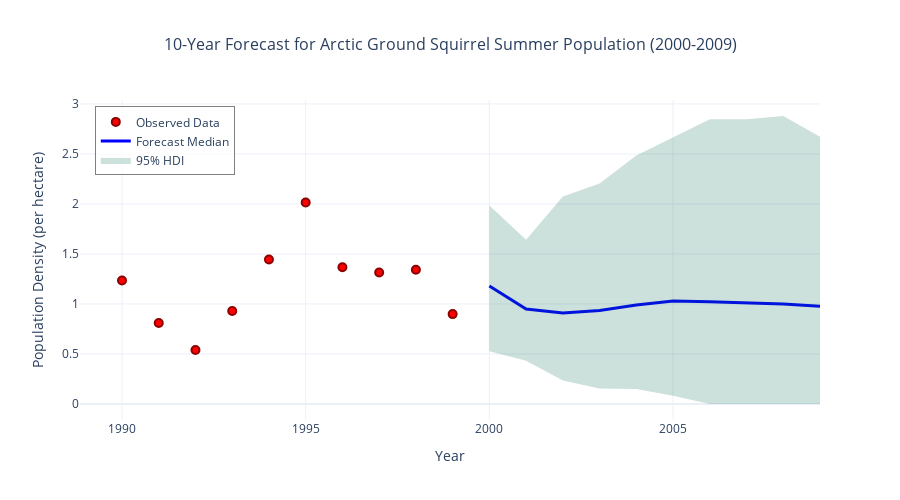

Write notebook code for a chart like this one.
### Markdown cell above
Let's take a look at the projections:

### Code cell
ar2_forecast_samples = ar2_forecast_trace.posterior_predictive['y'].stack(sample=("chain", "draw"))
ar2_forecast_median = ar2_forecast_samples.median(dim='sample').values
ar2_forecast_lower = np.zeros(n_forecast)
ar2_forecast_upper = np.zeros(n_forecast)
ar2_forecast_values = ar2_forecast_samples.values[-n_forecast:]

for t in range(n_forecast):
    hdi = az.hdi(ar2_forecast_values[t], hdi_prob=0.95)
    ar2_forecast_lower[t] = hdi[0]
    ar2_forecast_upper[t] = hdi[1]

actual_future = (squirrel_data
    .filter((pl.col('Year') >= 2000) & (pl.col('Year') <= 2009) & (pl.col('Season') == 'Summer'))
    .sort('Year')
)
actual_years = actual_future['Year'].to_numpy()
actual_density = actual_future['Average_per_ha'].to_numpy()

go.Figure().add_trace(go.Scatter(
    x=years,
    y=squirrel_density,
    mode='markers',
    name='Observed Data',
    marker=dict(
        size=8,
        color='red',
        symbol='circle',
        line=dict(width=2, color='darkred')
    )
)).add_trace(go.Scatter(
    x=forecast_years,
    y=ar2_forecast_median[-n_forecast:],
    mode='lines',
    name='Forecast Median',
    line=dict(color='blue', width=3)
)).add_trace(go.Scatter(
    x=np.concatenate([forecast_years, forecast_years[::-1]]),
    y=np.concatenate([ar2_forecast_upper, ar2_forecast_lower[::-1]]),
    fill='toself',
    fillcolor='rgba(0, 100, 80, 0.2)',
    line=dict(color='rgba(255,255,255,0)'),
    name='95% HDI',
    showlegend=True
)).update_layout(
    title=dict(
        text='10-Year Forecast for Arctic Ground Squirrel Summer Population (2000-2009)',
        x=0.5,
        font=dict(size=16)
    ),
    xaxis_title='Year',
    yaxis_title='Population Density (per hectare)',
    width=900,
    height=500,
    template='plotly_white',
    legend=dict(
        x=0.02,
        y=0.98,
        bgcolor='rgba(255,255,255,0.8)',
        bordercolor='gray',
        borderwidth=1
    )
).update_yaxes(range=[0, None])

### Figure 1 — Plotly figure (JSON) as saved in the notebook; plotly's stock layout.template omitted (floating-point values rounded to 4 significant figures)
{"data": [{"marker": {"color": "red", "line": {"color": "darkred", "width": 2}, "size": 8, "symbol": "circle"}, "mode": "markers", "name": "Observed Data", "type": "scatter", "x": [1990, 1991, 1992, 1993, 1994, 1995, 1996, 1997, 1998, 1999], "y": [1.235, 0.81, 0.54, 0.93, 1.445, 2.015, 1.368, 1.315, 1.342, 0.8987]}, {"line": {"color": "blue", "width": 3}, "mode": "lines", "name": "Forecast Median", "type": "scatter", "x": [2000, 2001, 2002, 2003, 2004, 2005, 2006, 2007, 2008, 2009], "y": [1.18, 0.9502, 0.9089, 0.9356, 0.9903, 1.029, 1.022, 1.011, 1.001, 0.9768]}, {"fill": "toself", "fillcolor": "rgba(0, 100, 80, 0.2)", "line": {"color": "rgba(255,255,255,0)"}, "name": "95% HDI", "showlegend": true, "type": "scatter", "x": [2000, 2001, 2002, 2003, 2004, 2005, 2006, 2007, 2008, 2009, 2009, 2008, 2007, 2006, 2005, 2004, 2003, 2002, 2001, 2000], "y": [1.984, 1.643, 2.076, 2.204, 2.485, 2.664, 2.847, 2.847, 2.879, 2.672, 3.129e-36, 4.2e-20, 7.622e-11, 2.104e-06, 0.08328, 0.149, 0.1556, 0.2351, 0.4331, 0.5281]}], "layout": {"height": 500, "legend": {"bgcolor": "rgba(255,255,255,0.8)", "bordercolor": "gray", "borderwidth": 1, "x": 0.02, "y": 0.98}, "title": {"font": {"size": 16}, "text": "10-Year Forecast for Arctic Ground Squirrel Summer Population (2000-2009)", "x": 0.5}, "width": 900, "xaxis": {"title": {"text": "Year"}}, "yaxis": {"range": [0, null], "title": {"text": "Population Density (per hectare)"}}}}
